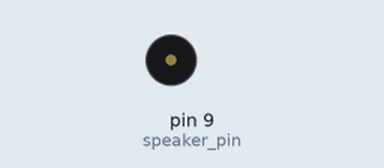
This sketch was run on a simulated Arduino Uno, built with avr-gcc and run on an emulated ATmega328P. On the bench: buzzer (waves = sounding).

Above: at 0.3 s.
At 4.87 s:
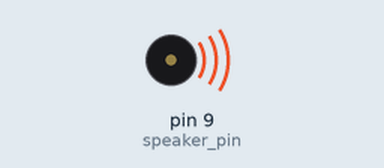
Timing chart, 0 to 5.5 s (numbered marks = the images above):
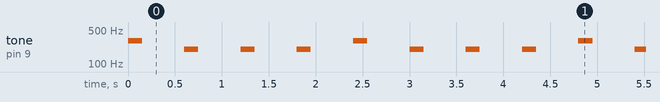

Measured:
- by itself, tone on pin 9 (speaker_pin): repeats every 2.4 s: 3 × (silent 0.45 s, 200 Hz 0.15 s), silent 0.45 s, 300 Hz 0.15 s

The sketch:

piezo2.ino
```cpp
/****************************************************************************
 * $Id: piezo2.ino 193 2014-03-04 23:56:36Z u35616872 $
 *
 * Metronome
 *
 ***************************************************************************/
int speaker_pin = 9;

char notenames[] = { 'c',  'd',  'e',  'f',  'g',  'a',  'b',  'C' };
int      tones[] = { 1915, 1700, 1519, 1432, 1275, 1136, 1014, 956 };

int beat_tone = 200;
int accent_tone = 300;
int tempo = 300;  //90;             // beats per minute
int beats_per_measure = 4;  // time signature


void setup() {
   pinMode(speaker_pin, OUTPUT);
}

void loop() {
   int i = 0;

   //play_tone(accent_tone, tempo);
   tone(speaker_pin, accent_tone, tempo / 2);
   delay(tempo * 2);
   for ( i = 0; i < beats_per_measure - 1; i++ ) {
      //play_tone(beat_tone, tempo);
      tone(speaker_pin, beat_tone, tempo / 2);
      delay(tempo * 2);
   }
}
```
